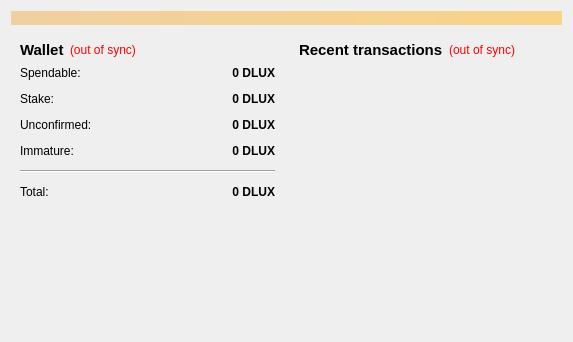
<?xml version="1.0" encoding="UTF-8"?>
<ui version="4.0">
 <class>OverviewPage</class>
 <widget class="QWidget" name="OverviewPage">
  <property name="geometry">
   <rect>
    <x>0</x>
    <y>0</y>
    <width>573</width>
    <height>342</height>
   </rect>
  </property>
  <property name="windowTitle">
   <string>Form</string>
  </property>
  <layout class="QVBoxLayout" name="topLayout">
   <item>
    <widget class="QLabel" name="labelAlerts">
     <property name="visible">
      <bool>false</bool>
     </property>
     <property name="styleSheet">
      <string notr="true">background-color: qlineargradient(x1: 0, y1: 0, x2: 1, y2: 0, stop:0 #F0D0A0, stop:1 #F8D488);  color:#000000
</string>
     </property>
     <property name="wordWrap">
      <bool>true</bool>
     </property>
     <property name="margin">
      <number>3</number>
     </property>
    </widget>
   </item>
   <item>
    <layout class="QHBoxLayout" name="horizontalLayout" stretch="1,1">
     <item>
      <layout class="QVBoxLayout" name="verticalLayout_2">
       <item>
        <widget class="QWidget" name="widget" native="true">
         <layout class="QVBoxLayout" name="verticalLayout_4">
          <item>
           <layout class="QHBoxLayout" name="horizontalLayout_4">
            <item>
             <widget class="QLabel" name="label_5">
              <property name="font">
               <font>
                <pointsize>11</pointsize>
                <weight>75</weight>
                <bold>true</bold>
               </font>
              </property>
              <property name="text">
               <string>Wallet</string>
              </property>
             </widget>
            </item>
            <item>
             <widget class="QLabel" name="labelWalletStatus">
              <property name="toolTip">
               <string>The displayed information may be out of date. Your wallet automatically synchronizes with the Delux network after a connection is established, but this process has not completed yet.</string>
              </property>
              <property name="styleSheet">
               <string notr="true">QLabel { color: red; }</string>
              </property>
              <property name="text">
               <string notr="true">(out of sync)</string>
              </property>
              <property name="alignment">
               <set>Qt::AlignLeading|Qt::AlignLeft|Qt::AlignVCenter</set>
              </property>
             </widget>
            </item>
            <item>
             <spacer name="horizontalSpacer_2">
              <property name="orientation">
               <enum>Qt::Horizontal</enum>
              </property>
              <property name="sizeHint" stdset="0">
               <size>
                <width>40</width>
                <height>20</height>
               </size>
              </property>
             </spacer>
            </item>
           </layout>
          </item>
          <item>
           <layout class="QFormLayout" name="formLayout_2">
            <property name="fieldGrowthPolicy">
             <enum>QFormLayout::AllNonFixedFieldsGrow</enum>
            </property>
            <property name="horizontalSpacing">
             <number>12</number>
            </property>
            <property name="verticalSpacing">
             <number>12</number>
            </property>
            <item row="0" column="0">
             <widget class="QLabel" name="label">
              <property name="text">
               <string>Spendable:</string>
              </property>
             </widget>
            </item>
            <item row="0" column="1">
             <widget class="QLabel" name="labelBalance">
              <property name="font">
               <font>
                <weight>75</weight>
                <bold>true</bold>
               </font>
              </property>
              <property name="cursor">
               <cursorShape>IBeamCursor</cursorShape>
              </property>
              <property name="toolTip">
               <string>Your current spendable balance</string>
              </property>
              <property name="text">
               <string notr="true">0 DLUX</string>
              </property>
              <property name="alignment">
               <set>Qt::AlignRight|Qt::AlignTrailing|Qt::AlignVCenter</set>
              </property>
              <property name="textInteractionFlags">
               <set>Qt::LinksAccessibleByMouse|Qt::TextSelectableByKeyboard|Qt::TextSelectableByMouse</set>
              </property>
             </widget>
            </item>
            <item row="1" column="0">
             <widget class="QLabel" name="label_6">
              <property name="text">
               <string>Stake:</string>
              </property>
             </widget>
            </item>
            <item row="1" column="1">
             <widget class="QLabel" name="labelStake">
              <property name="font">
               <font>
                <weight>75</weight>
                <bold>true</bold>
               </font>
              </property>
              <property name="cursor">
               <cursorShape>IBeamCursor</cursorShape>
              </property>
              <property name="toolTip">
               <string>Total of coins that was staked, and do not yet count toward the current balance</string>
              </property>
              <property name="text">
               <string notr="true">0 DLUX</string>
              </property>
              <property name="alignment">
               <set>Qt::AlignRight|Qt::AlignTrailing|Qt::AlignVCenter</set>
              </property>
              <property name="textInteractionFlags">
               <set>Qt::LinksAccessibleByMouse|Qt::TextSelectableByKeyboard|Qt::TextSelectableByMouse</set>
              </property>
             </widget>
            </item>
            <item row="2" column="0">
             <widget class="QLabel" name="label_3">
              <property name="text">
               <string>Unconfirmed:</string>
              </property>
             </widget>
            </item>
            <item row="2" column="1">
             <widget class="QLabel" name="labelUnconfirmed">
              <property name="font">
               <font>
                <weight>75</weight>
                <bold>true</bold>
               </font>
              </property>
              <property name="cursor">
               <cursorShape>IBeamCursor</cursorShape>
              </property>
              <property name="toolTip">
               <string>Total of transactions that have yet to be confirmed, and do not yet count toward the current balance</string>
              </property>
              <property name="text">
               <string notr="true">0 DLUX</string>
              </property>
              <property name="alignment">
               <set>Qt::AlignRight|Qt::AlignTrailing|Qt::AlignVCenter</set>
              </property>
              <property name="textInteractionFlags">
               <set>Qt::LinksAccessibleByMouse|Qt::TextSelectableByKeyboard|Qt::TextSelectableByMouse</set>
              </property>
             </widget>
            </item>
            <item row="3" column="0">
             <widget class="QLabel" name="labelImmatureText">
              <property name="text">
               <string>Immature:</string>
              </property>
             </widget>
            </item>
            <item row="3" column="1">
             <widget class="QLabel" name="labelImmature">
              <property name="font">
               <font>
                <weight>75</weight>
                <bold>true</bold>
               </font>
              </property>
              <property name="toolTip">
               <string>Mined balance that has not yet matured</string>
              </property>
              <property name="text">
               <string notr="true">0 DLUX</string>
              </property>
              <property name="alignment">
               <set>Qt::AlignRight|Qt::AlignTrailing|Qt::AlignVCenter</set>
              </property>
              <property name="textInteractionFlags">
               <set>Qt::LinksAccessibleByMouse|Qt::TextSelectableByKeyboard|Qt::TextSelectableByMouse</set>
              </property>
             </widget>
            </item>
            <item row="4" column="0" colspan="2">
             <widget class="Line" name="line">
              <property name="orientation">
               <enum>Qt::Horizontal</enum>
              </property>
             </widget>
            </item>
            <item row="5" column="0">
             <widget class="QLabel" name="labelTotalText">
              <property name="text">
               <string>Total:</string>
              </property>
             </widget>
            </item>
            <item row="5" column="1">
             <widget class="QLabel" name="labelTotal">
              <property name="font">
               <font>
                <weight>75</weight>
                <bold>true</bold>
               </font>
              </property>
              <property name="cursor">
               <cursorShape>IBeamCursor</cursorShape>
              </property>
              <property name="toolTip">
               <string>Your current total balance</string>
              </property>
              <property name="text">
               <string notr="true">0 DLUX</string>
              </property>
              <property name="alignment">
               <set>Qt::AlignRight|Qt::AlignTrailing|Qt::AlignVCenter</set>
              </property>
              <property name="textInteractionFlags">
               <set>Qt::LinksAccessibleByMouse|Qt::TextSelectableByKeyboard|Qt::TextSelectableByMouse</set>
              </property>
             </widget>
            </item>
           </layout>
          </item>
         </layout>
        </widget>
       </item>
       <item>
        <spacer name="verticalSpacer">
         <property name="orientation">
          <enum>Qt::Vertical</enum>
         </property>
         <property name="sizeHint" stdset="0">
          <size>
           <width>20</width>
           <height>40</height>
          </size>
         </property>
        </spacer>
       </item>
      </layout>
     </item>
     <item>
      <layout class="QVBoxLayout" name="verticalLayout_3">
       <item>
        <widget class="QWidget" name="widget_2" native="true">
         <layout class="QVBoxLayout" name="verticalLayout">
          <item>
           <layout class="QHBoxLayout" name="horizontalLayout_2">
            <item>
             <widget class="QLabel" name="label_4">
              <property name="font">
               <font>
                <pointsize>11</pointsize>
                <weight>75</weight>
                <bold>true</bold>
               </font>
              </property>
              <property name="text">
               <string>&lt;b&gt;Recent transactions&lt;/b&gt;</string>
              </property>
             </widget>
            </item>
            <item>
             <widget class="QLabel" name="labelTransactionsStatus">
              <property name="toolTip">
               <string>The displayed information may be out of date. Your wallet automatically synchronizes with the Delux network after a connection is established, but this process has not completed yet.</string>
              </property>
              <property name="styleSheet">
               <string notr="true">QLabel { color: red; }</string>
              </property>
              <property name="text">
               <string notr="true">(out of sync)</string>
              </property>
              <property name="alignment">
               <set>Qt::AlignRight|Qt::AlignTrailing|Qt::AlignVCenter</set>
              </property>
             </widget>
            </item>
            <item>
             <spacer name="horizontalSpacer">
              <property name="orientation">
               <enum>Qt::Horizontal</enum>
              </property>
              <property name="sizeHint" stdset="0">
               <size>
                <width>40</width>
                <height>20</height>
               </size>
              </property>
             </spacer>
            </item>
           </layout>
          </item>
          <item>
           <widget class="QListView" name="listTransactions">
            <property name="styleSheet">
             <string notr="true">QListView { background: transparent; }</string>
            </property>
            <property name="frameShape">
             <enum>QFrame::NoFrame</enum>
            </property>
            <property name="verticalScrollBarPolicy">
             <enum>Qt::ScrollBarAlwaysOff</enum>
            </property>
            <property name="horizontalScrollBarPolicy">
             <enum>Qt::ScrollBarAlwaysOff</enum>
            </property>
            <property name="selectionMode">
             <enum>QAbstractItemView::NoSelection</enum>
            </property>
           </widget>
          </item>
         </layout>
        </widget>
       </item>
      </layout>
     </item>
    </layout>
   </item>
  </layout>
 </widget>
 <resources/>
 <connections/>
</ui>
